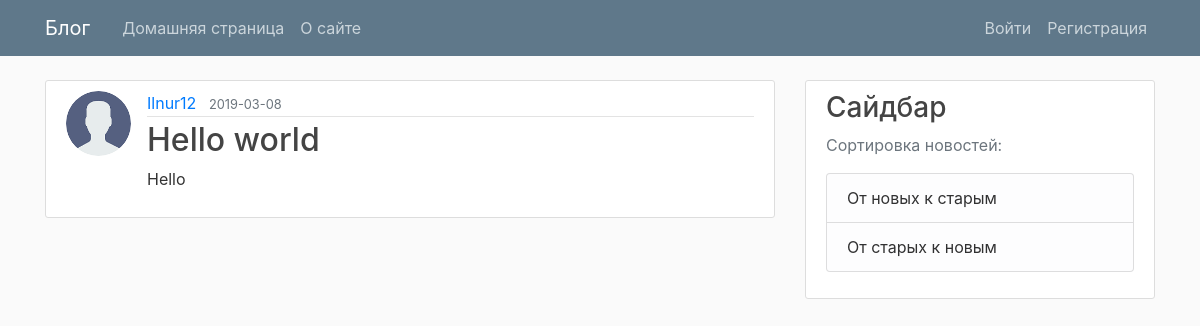
/post/1, run on the app's committed database.
### main/models.py (models this page shows, shortened)
class User(db.Model, UserMixin):
    id = db.Column(db.Integer, primary_key=True)
    username = db.Column(db.String(20), unique=True, nullable=False)
    email = db.Column(db.String(120), unique=True, nullable=False)
    image_file = db.Column(db.String(20),
                           nullable=False, default='default.jpg')
    password = db.Column(db.String(60), nullable=False)
    posts = db.relationship('Post', backref='author', lazy=True)

class Post(db.Model):
    id = db.Column(db.Integer, primary_key=True)
    title = db.Column(db.String(100), nullable=False)
    date_posted = db.Column(db.DateTime,
                            nullable=False, default=datetime.utcnow())
    content = db.Column(db.Text, nullable=False)
    user_id = db.Column(db.Integer, db.ForeignKey('user.id'), nullable=False)

### main/posts/routes.py (the view)
@posts.route("/post/<int:post_id>")
def post(post_id):
    post = Post.query.get_or_404(post_id)
    return render_template('post.html', title=post.title, post=post)

### main/templates/post.html (shortened to what this page needs)
{% extends "base.html" %}
{% block content %}
  <article class="media content-section">
    <img class="rounded-circle article-img" src="{{ url_for('static', filename='profile_pics/' + post.author.image_file) }}">
    <div class="media-body">
      <div class="article-metadata">
        <a class="mr-2" href="{{ url_for('users.user_posts', username=post.author.username) }}">{{ post.author.username }}</a>
        <small class="text-muted">{{ post.date_posted.strftime('%Y-%m-%d') }}</small>
      </div>
      <h2 class="article-title">{{ post.title }}</h2>
      <p class="article-content">{{ post.content }}</p>
    </div>
  </article>
{% endblock content %}

### main/static/main.css (style rules this page uses)
body { background: #fafafa; color: #333333; margin-top: 5rem; }
h1, h2, h3, h4, h5, h6 { color: #444444; }
.content-section { background: #ffffff; padding: 10px 20px; border: 1px solid #dddddd; border-radius: 3px; margin-bottom: 20px; }
.article-title { color: #444444; }
.article-content { white-space: pre-line; }
.article-img { height: 65px; width: 65px; margin-right: 16px; }
.article-metadata { padding-bottom: 1px; margin-bottom: 4px; border-bottom: 1px solid #e3e3e3 }

### data on the page
User: image_file (placeholder picture), author.username "Ilnur12"
Post: date_posted "2019-03-08", title "Hello world", content "Hello"
